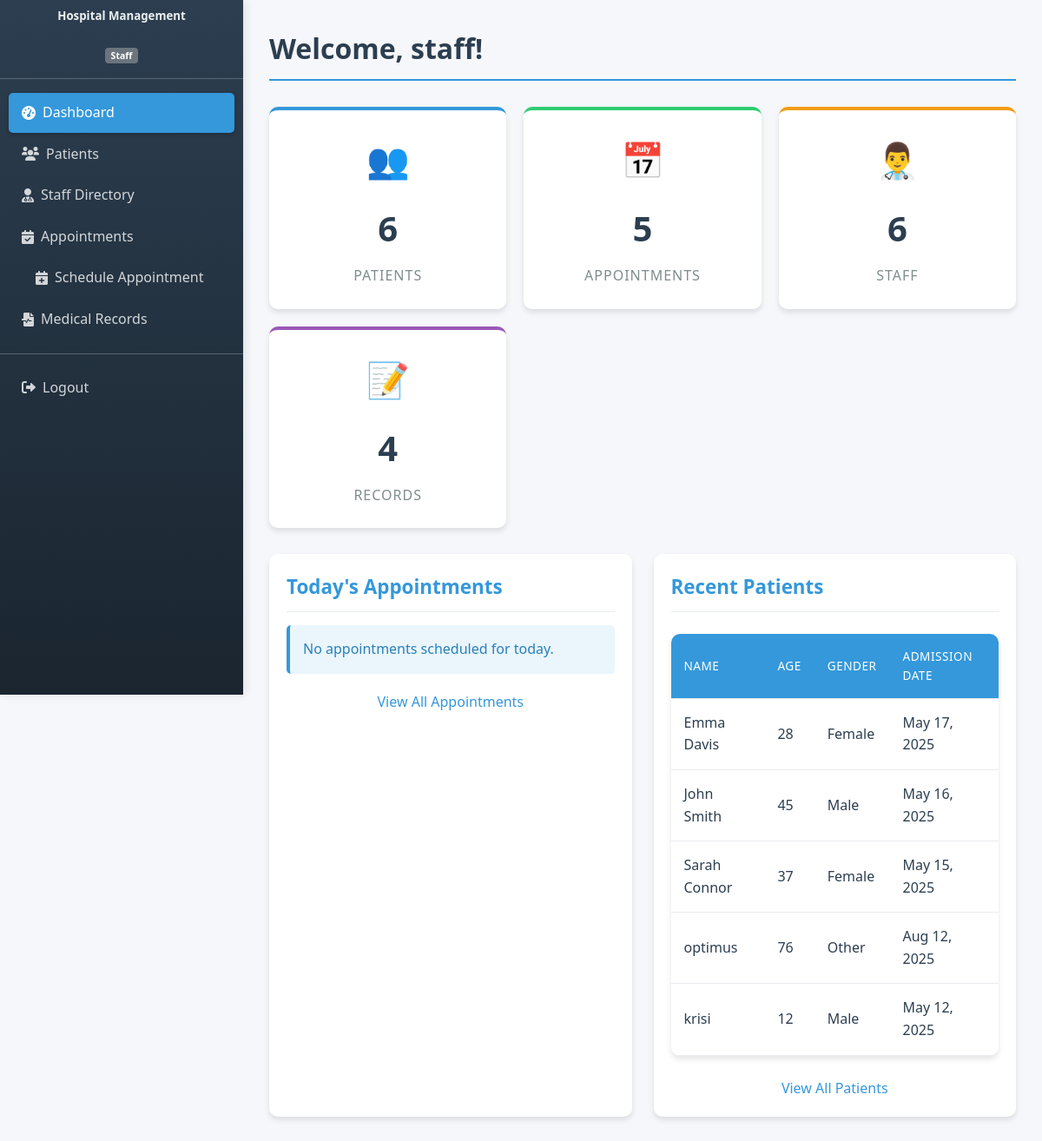
Page /dashboard.php (signed in) on the committed database.
### tables this page shows
CREATE TABLE `patients` (
  `id` int(11) NOT NULL,
  `name` varchar(100) NOT NULL,
  `age` int(11) NOT NULL,
  `gender` enum('Male','Female','Other') DEFAULT NULL,
  `address` text DEFAULT NULL,
  `admission_date` date DEFAULT NULL,
  `user_id` int(11) DEFAULT NULL,
  `date_of_birth` date DEFAULT NULL,
  `blood_type` varchar(3) DEFAULT NULL,
  `allergies` text DEFAULT NULL
);

### dashboard.php (the view, shortened to what this page needs)
<?php
include 'config.php';
$patients_count = $conn->query("SELECT COUNT(*) as count FROM patients")->fetch_assoc()['count'];
$appointments_count = $conn->query("SELECT COUNT(*) as count FROM appointments")->fetch_assoc()['count'];
$staff_count = $conn->query("SELECT COUNT(*) as count FROM staff")->fetch_assoc()['count'];
$records_count = $conn->query("SELECT COUNT(*) as count FROM medical_records")->fetch_assoc()['count'];
$today = date('Y-m-d');
$today_appointments = $conn->query("SELECT a.*, p.name AS patient_name, s.name AS staff_name
                                   FROM appointments a
                                   JOIN patients p ON a.patient_id = p.id
                                   JOIN staff s ON a.staff_id = s.id
                                   WHERE a.appointment_date = '$today'
                                   LIMIT 5");
$recent_patients = $conn->query("SELECT * FROM patients ORDER BY id DESC LIMIT 5");
?>
<!DOCTYPE html>
<html>
<head>
    <link rel="stylesheet" type="text/css" href="style.css">
    <link rel="stylesheet" href="https://cdnjs.cloudflare.com/ajax/libs/font-awesome/6.0.0/css/all.min.css">
</head>
<body>
    <?php include 'sidebar.php'; ?>
    <div class="main-content">
        <h1>Welcome, <?php echo $_SESSION['user_type']; ?>!</h1>
        <div class="stats">
            <div class="stat-card">
                <div class="stat-icon">👥</div>
                <div class="stat-value"><?php echo $patients_count; ?></div>
                <div class="stat-label">Patients</div>
            </div>
            <div class="stat-card">
                <div class="stat-icon">📅</div>
                <div class="stat-value"><?php echo $appointments_count; ?></div>
                <div class="stat-label">Appointments</div>
            </div>
            <div class="stat-card">
                <div class="stat-icon">👨‍⚕️</div>
                <div class="stat-value"><?php echo $staff_count; ?></div>
                <div class="stat-label">Staff</div>
            </div>
            <div class="stat-card">
                <div class="stat-icon">📝</div>
                <div class="stat-value"><?php echo $records_count; ?></div>
                <div class="stat-label">Records</div>
            </div>
        </div>
        <div class="dashboard-content">
            <div class="dashboard-section">
                <h2>Today's Appointments</h2>
                <?php if ($today_appointments->num_rows > 0): ?>
                <table>
                    <thead>
                        <tr>
                            <th>Patient</th>
                            <th>Time</th>
                            <th>Status</th>
                            <th>Doctor</th>
                        </tr>
                    </thead>
                    <tbody>
                        <?php while ($row = $today_appointments->fetch_assoc()): ?>
                        <tr>
                            <td><?php echo $row['patient_name']; ?></td>
                            <td><?php echo date('h:i A', strtotime($row['appointment_date'])); ?></td>
                            <td>
                                <span class="status <?php echo strtolower($row['status'] ?? 'pending'); ?>">
                                    <?php echo $row['status'] ?? 'Pending'; ?>
                                </span>
                            </td>
                            <td><?php echo $row['staff_name']; ?></td>
                        </tr>
                        <?php endwhile; ?>
                    </tbody>
                </table>
                <?php else: ?>
                    <div class="alert alert-info">No appointments scheduled for today.</div>
                <?php endif; ?>
                <div class="text-center mt-20">
                    <a href="view_appointment.php" class="dashboard-link">View All Appointments</a>
                </div>
            </div>
            <div class="dashboard-section">
                <h2>Recent Patients</h2>
                <?php if ($recent_patients->num_rows > 0): ?>
                <table>
                    <thead>
                        <tr>
                            <th>Name</th>
                            <th>Age</th>
                            <th>Gender</th>
                            <th>Admission Date</th>
                        </tr>
                    </thead>
                    <tbody>
                        <?php while ($row = $recent_patients->fetch_assoc()): ?>
                        <tr>
                            <td><?php echo $row['name']; ?></td>
                            <td><?php echo $row['age']; ?></td>
                            <td><?php echo $row['gender']; ?></td>
                            <td><?php echo date('M d, Y', strtotime($row['admission_date'])); ?></td>
                        </tr>
                        <?php endwhile; ?>
                    </tbody>
                </table>
                <?php else: ?>
                    <div class="alert alert-info">No patients in the database.</div>
                <?php endif; ?>
                <div class="text-center mt-20">
                    <a href="view_patients.php" class="dashboard-link">View All Patients</a>
                </div>
            </div>
        </div>
    </div>
</body>
</html>

### style.css (style rules this page uses)
:root { --primary: #3498db; --primary-dark: #2980b9; --primary-light: #e1f0fa; --secondary: #2ecc71; --secondary-dark: #27ae60; --warning: #e74c3c; --danger: #c0392b; --text-dark: #2c3e50; --text-light: #ecf0f1; --background: #f5f7fa; --sidebar-width: 280px; --shadow: 0 4px 6px rgba(0, 0, 0, 0.1); --transition: all 0.3s ease; --gray-light: #f9f9f9; --border-color: #e9ecef; }
* { margin: 0; padding: 0; box-sizing: border-box; }
body { font-family: 'Segoe UI', Tahoma, Geneva, Verdana, sans-serif; background-color: var(--background); color: var(--text-dark); min-height: 100vh; line-height: 1.6; }
.main-content { flex: 1; margin-left: var(--sidebar-width); padding: 30px; transition: var(--transition); }
h1, h2, h3, h4 { color: var(--text-dark); margin-bottom: 20px; font-weight: 600; }
h1 { font-size: 2rem; border-bottom: 2px solid var(--primary); padding-bottom: 10px; margin-bottom: 30px; }
h2 { font-size: 1.6rem; color: var(--primary-dark); }
table { width: 100%; border-collapse: separate; border-spacing: 0; margin: 25px 0; box-shadow: var(--shadow); border-radius: 10px; overflow: hidden; background: white; }
th, td { padding: 15px; text-align: left; border-bottom: 1px solid var(--border-color); }
th { background-color: var(--primary); color: white; font-weight: 500; text-transform: uppercase; font-size: 0.85rem; letter-spacing: 0.5px; }
.alert { padding: 15px; border-radius: 5px; margin-bottom: 20px; font-weight: 500; position: relative; }
.text-center { text-align: center; }

### sidebar.php (style rules this page uses)
.text-center { text-align: center; }

### dashboard.php (style rules this page uses)
.stats { display: grid; grid-template-columns: repeat(auto-fit, minmax(250px, 1fr)); gap: 20px; margin-top: 30px; }
.stat-card { background: white; border-radius: 10px; padding: 25px; box-shadow: var(--shadow); text-align: center; transition: var(--transition); border-top: 4px solid var(--primary); }
.stat-card:nth-child(2) { border-top-color: var(--secondary); }
.stat-card:nth-child(3) { border-top-color: #f39c12; }
.stat-card:nth-child(4) { border-top-color: #9b59b6; }
.stat-icon { font-size: 2.5rem; color: var(--primary); margin-bottom: 15px; }
.stat-value { font-size: 2.5rem; font-weight: 700; color: var(--text-dark); margin: 10px 0; }
.stat-label { font-size: 1rem; color: #7f8c8d; text-transform: uppercase; letter-spacing: 1px; }
.dashboard-content { display: grid; grid-template-columns: 1fr 1fr; gap: 25px; margin-top: 30px; }
.dashboard-section { background: white; border-radius: 10px; padding: 20px; box-shadow: var(--shadow); }
.dashboard-section h2 { font-size: 1.4rem; margin-bottom: 15px; color: var(--primary); padding-bottom: 10px; border-bottom: 1px solid var(--border-color); }
.dashboard-link { display: inline-block; color: var(--primary); text-decoration: none; font-weight: 500; transition: var(--transition); }
.alert-info { background-color: rgba(52, 152, 219, 0.1); border-left: 4px solid var(--primary); color: var(--primary-dark); padding: 15px; border-radius: 5px; }
.mt-20 { margin-top: 20px; }
.stats .stat-card, .dashboard-section { animation: fadeIn 0.5s ease forwards; }
.stat-card:nth-child(1) { animation-delay: 0.1s; }
.stat-card:nth-child(2) { animation-delay: 0.2s; }
.stat-card:nth-child(3) { animation-delay: 0.3s; }
.stat-card:nth-child(4) { animation-delay: 0.4s; }

### rows in the picture
patients: name "Emma Davis", age "28", gender "Female", admission_date "May 17, 2025"
patients: name "John Smith", age "45", gender "Male", admission_date "May 16, 2025"
patients: name "Sarah Connor", age "37", gender "Female", admission_date "May 15, 2025"
patients: name "optimus", age "76", gender "Other", admission_date "Aug 12, 2025"
patients: name "krisi", age "12", gender "Male", admission_date "May 12, 2025"

### other values in the picture
$_SESSION['user_type'] "Staff"
$_SESSION['user_type'] "staff"
$patients_count "6"
$appointments_count "5"
$staff_count "6"
$records_count "4"
